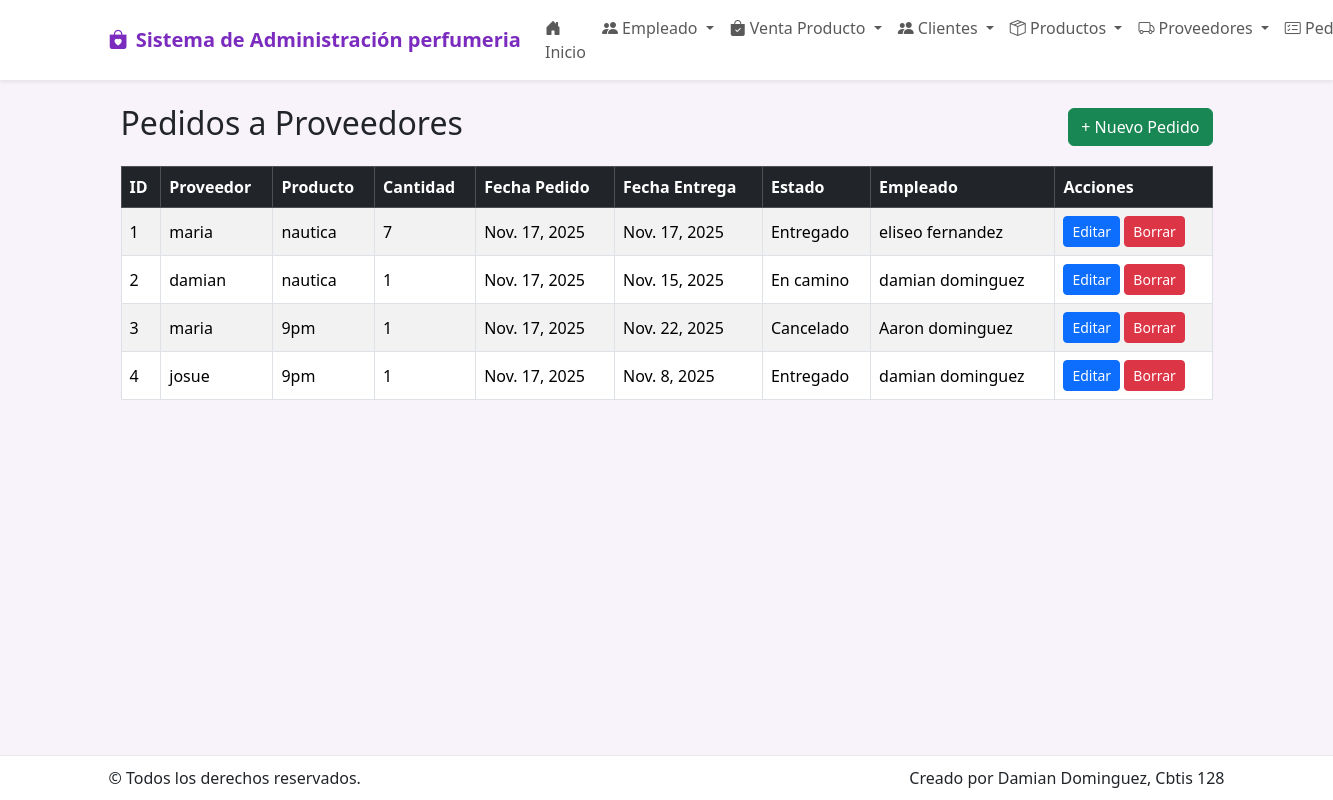
Screenshot of /pedido_proveedor/ with the database file from the repository.
### app_perfumeria/models.py (models this page shows, shortened)
class PedidoProveedor(models.Model):
    ESTADO_CHOICES = (
        ('PENDIENTE', 'Pendiente'),
        ('EN_CAMINO', 'En camino'),
        ('ENTREGADO', 'Entregado'),
        ('CANCELADO', 'Cancelado'),
    )
    proveedor = models.ForeignKey(Proveedor, on_delete=models.CASCADE, related_name='pedidos')
    producto = models.ForeignKey(Producto, on_delete=models.SET_NULL, blank=True, null=True, related_name='pedidos')
    cantidad = models.PositiveIntegerField(default=1)
    fecha_pedido = models.DateField(auto_now_add=True)
    fecha_entrega = models.DateField(blank=True, null=True)
    estado = models.CharField(max_length=20, choices=ESTADO_CHOICES, default='PENDIENTE')
    empleado = models.ForeignKey('Empleado', on_delete=models.SET_NULL, blank=True, null=True, related_name='pedidos_realizados')

class Proveedor(models.Model):
    nombre = models.CharField(max_length=150)
    empresa = models.CharField(max_length=150, blank=True, null=True)
    telefono = models.CharField(max_length=30, blank=True, null=True)
    email = models.EmailField(blank=True, null=True)
    direccion = models.CharField(max_length=250, blank=True, null=True)
    pagina_web = models.URLField(blank=True, null=True)  # NUEVO CAMPO
    activo = models.BooleanField(default=True)

class Producto(models.Model):
    nombre = models.CharField(max_length=200)
    marca = models.CharField(max_length=150, blank=True, null=True)
    proveedor = models.ForeignKey(Proveedor, on_delete=models.SET_NULL, blank=True, null=True, related_name='productos')
    precio = models.DecimalField(max_digits=10, decimal_places=2, default=Decimal('0.00'))
    stock = models.PositiveIntegerField(default=0)
    descripcion = models.TextField(blank=True, null=True)
    activo = models.BooleanField(default=True)

class Empleado(models.Model):
    nombre = models.CharField(max_length=100)
    apellido = models.CharField(max_length=100)
    puesto = models.CharField(max_length=100)
    telefono = models.CharField(max_length=20, blank=True, null=True)
    email = models.EmailField(blank=True, null=True)
    fecha_nacimiento = models.DateField(blank=True, null=True)        # Campo editable
    fecha_contratacion = models.DateField(blank=True, null=True)      # Campo editable
    activo = models.BooleanField(default=True)
    def __str__(self):
        return f"{self.nombre} {self.apellido}"

### app_perfumeria/views.py (the view)
# urls.py: path('pedido_proveedor/', views.ver_pedido_proveedor, name='ver_pedido_proveedor'),
def ver_pedido_proveedor(request):
    pedidos = PedidoProveedor.objects.select_related('proveedor', 'producto', 'empleado').all()
    return render(request, 'pedido/ver_pedido_proveedor.html', {'pedidos': pedidos})

### app_perfumeria/templates/pedido/ver_pedido_proveedor.html (shortened to what this page needs)
{% extends 'base.html' %}
{% block content %}
<div class="container mt-4">
  <div class="d-flex justify-content-between align-items-center mb-3">
    <h2>Pedidos a Proveedores</h2>
    <a href="{% url 'agregar_pedido_proveedor' %}" class="btn btn-success">+ Nuevo Pedido</a>
  </div>
  <div class="table-responsive">
    <table class="table table-bordered table-striped align-middle">
      <thead class="table-dark">
        <tr>
          <th>ID</th>
          <th>Proveedor</th>
          <th>Producto</th>
          <th>Cantidad</th>
          <th>Fecha Pedido</th>
          <th>Fecha Entrega</th>
          <th>Estado</th>
          <th>Empleado</th>
          <th>Acciones</th>
        </tr>
      </thead>
      <tbody>
      {% for ped in pedidos %}
        <tr>
          <td>{{ ped.id }}</td>
          <td>{% if ped.proveedor %}{{ ped.proveedor.nombre }}{% else %}-{% endif %}</td>
          <td>{% if ped.producto %}{{ ped.producto.nombre }}{% else %}-{% endif %}</td>
          <td>{{ ped.cantidad }}</td>
          <td>{{ ped.fecha_pedido }}</td>
          <td>{{ ped.fecha_entrega|default:"-" }}</td>
          <td>{{ ped.get_estado_display }}</td>
          <td>{% if ped.empleado %}{{ ped.empleado }}{% else %}-{% endif %}</td>
          <td>
            <a href="{% url 'actualizar_pedido_proveedor' ped.id %}" class="btn btn-sm btn-primary">Editar</a>
            <a href="{% url 'borrar_pedido_proveedor' ped.id %}" class="btn btn-sm btn-danger">Borrar</a>
          </td>
        </tr>
      {% empty %}
        <tr><td colspan="9" class="text-center">No hay pedidos registrados.</td></tr>
      {% endfor %}
      </tbody>
    </table>
  </div>
</div>
{% endblock %}

### app_perfumeria/templates/base.html (style rules this page uses)
:root { --morado: #7b2cbf; --rosa: #ff6bcb; --suave: #f8f2fb; }
body { background: var(--suave); }

### rows the page displays
PedidoProveedor: id "1", proveedor.nombre "maria", producto.nombre "nautica", cantidad "7", fecha_pedido "Nov. 17, 2025", fecha_entrega "Nov. 17, 2025", estado "Entregado", empleado "eliseo fernandez"
PedidoProveedor: id "2", proveedor.nombre "damian", producto.nombre "nautica", cantidad "1", fecha_pedido "Nov. 17, 2025", fecha_entrega "Nov. 15, 2025", estado "En camino", empleado "damian dominguez"
PedidoProveedor: id "3", proveedor.nombre "maria", producto.nombre "9pm", cantidad "1", fecha_pedido "Nov. 17, 2025", fecha_entrega "Nov. 22, 2025", estado "Cancelado", empleado "Aaron dominguez"
PedidoProveedor: id "4", proveedor.nombre "josue", producto.nombre "9pm", cantidad "1", fecha_pedido "Nov. 17, 2025", fecha_entrega "Nov. 8, 2025", estado "Entregado", empleado "damian dominguez"
